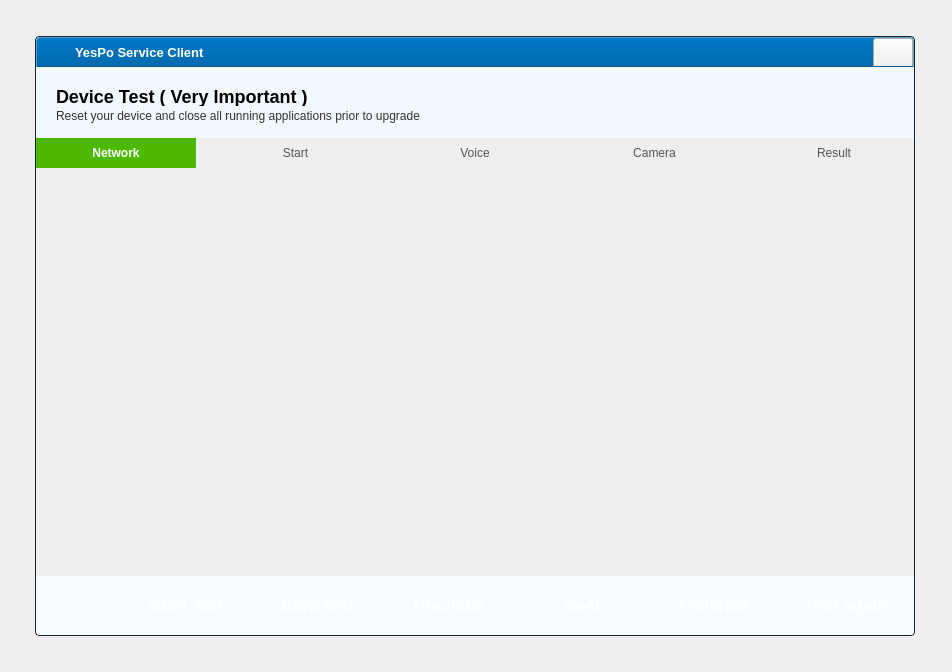
<?xml version="1.0" encoding="UTF-8"?>
<ui version="4.0">
 <class>ns::AudioNavigateDialog</class>
 <widget class="QDialog" name="ns::AudioNavigateDialog">
  <property name="geometry">
   <rect>
    <x>0</x>
    <y>0</y>
    <width>952</width>
    <height>672</height>
   </rect>
  </property>
  <property name="minimumSize">
   <size>
    <width>952</width>
    <height>672</height>
   </size>
  </property>
  <property name="maximumSize">
   <size>
    <width>952</width>
    <height>672</height>
   </size>
  </property>
  <property name="windowTitle">
   <string>YesPo Service Client</string>
  </property>
  <property name="windowOpacity">
   <double>1.000000000000000</double>
  </property>
  <property name="styleSheet">
   <string notr="true">* {
	font-family: Verdana, &quot;宋体&quot;, Arial, Sans-serif, Segoe UI, Tahoma;
}
#widgetOuter {
	border: 1px solid #17242D;
	border-radius: 4px;
}

#widgetInner {
	background: transparent;
/*	border: 1px solid rgba(88,168,219,249);*/
	border-radius: 4px;
}

/* css of caption */
#frameCaption {
	background: qlineargradient(x1: 0, y1: 0, x2: 0, y2: 1,stop: 0 #0078c7, stop: 1.0 #016aae);
	border-top-left-radius: 4px;
	border-top-right-radius: 4px;
	border-top: 1px solid #57A3D3;
	border-left: 1px solid #57A3D3;
	border-right: 1px solid #57A3D3;
    border-bottom: 1px solid #015c97;
}

#frameCaption #labelCaptionLogo {
	background-image: url(:/images/ui/logo.png);
	background-repeat: none;
	background-position: center;
	max-width: 32px;
	min-width: 32px;
	max-height: 32px;
	min-height: 32px;
}

#frameCaption #labelCaptionTitle {
	font-size: 13px;
	font-weight: bold;
	color: #ffffff;
}

#frameCaption #frameSystemMenu {
	border: 0px;
}

#frameCaption #frameSystemMenu #sysPanelContainer {
	border: 0px;
}

#frameCaption #pushButtonSystemClose {
	border-image: url(:/images/ui/caption_close.png);
}

#frameCaption #pushButtonSystemClose:hover {
	border-image: url(:/images/ui/caption_close_hover.png);
}

#frameCaption #pushButtonSystemClose:pressed {
	border-image: url(:/images/ui/caption_close_pressed.png);
}

/* end of css caption */

/*#stackedWidgetTest {
	border-bottom : 1px solid;
}*/

#window #widgetMain #stackedWidgetTest {
	border-bottom : 1px solid  #eff4f6;
}

#widgetWizardPanel {
	border-bottom-left-radius: 4px;
	border-bottom-right-radius: 4px;

	background: #F8FCFF;
}

#widgetTitle {
	background: #f2f9ff;
}

#widgetTitle #labelHint1 {
	font-size: 18px;
	font-weight: bold;
}

#widgetTitle #labelHint2 {
	font-size: 12px;
	color: #333333;
}

#widgetTab #labelTabForwardNetwork {
	background-image: url(:/images/ui/test_forward_active_left.png);
}

#labelTabForwardStart,#labelTabForwardVoice,#labelTabForwardCamera {
	background-image: url(:/images/ui/test_forward_inactive.png);
}

#widgetTab QPushButton {
	border: 0px;
	background : #eeeeee;
	color :  #555555;
}

#widgetTab QPushButton:checked {
	background: #4db800;
	color: #ffffff;
	font-weight : bold;
}

#widgetWizardPanel {
	background: #f7fcff;
}

#widgetWizardPanel QTextBrowser {
	background: transparent;
	border: 0px;
}

#widgetWizardPanel QPushButton {
	min-width: 134px;
	min-height: 36px;
	max-width: 134px;
	max-height: 36px;
	color: #ffffff;
	font-size: 17px;
	font-weight : bold;
}

#pushButtonTestStart,#pushButtonStopTest,#pushButtonNext,#pushButtonReTest {
	border-image: url(:/images/ui/test_next.png) 0 3 0 3;
	border-top: 0px transparent;
	border-right: 3px transparent;
	border-bottom: 0px transparent;
	border-left: 3px transparent;
}

#pushButtonTestStart:hover,#pushButtonStopTest:hover,#pushButtonNext:hover,#pushButtonReTest:hover {
	border-image: url(:/images/ui/test_next_hover.png) 0 3 0 3;
}

#pushButtonTestStart:pressed,#pushButtonStopTest:pressed,#pushButtonNext:pressed,#pushButtonReTest:pressed {
	border-image: url(:/images/ui/test_next_pressed.png) 0 3 0 3;
}

#pushButtonPrev {
	border-image: url(:/images/ui/test_prev.png) 0 3 0 3;
	border-top: 0px transparent;
	border-right: 3px transparent;
	border-bottom: 0px transparent;
	border-left: 3px transparent;
}

#pushButtonPrev:hover {
	border-image: url(:/images/ui/test_prev_hover.png) 0 3 0 3;
}

#pushButtonPrev:pressed {
	border-image: url(:/images/ui/test_prev_pressed.png) 0 3 0 3;
}

#pushButtonTestFinish {
	border-image: url(:/images/ui/test_finished.png) 0 3 0 3;
	border-top: 0px transparent;
	border-right: 3px transparent;
	border-bottom: 0px transparent;
	border-left: 3px transparent;
}

#pushButtonTestFinish:hover {
	border-image: url(:/images/ui/test_finished_hover.png) 0 3 0 3;
}

#pushButtonTestFinish:pressed {
	border-image: url(:/images/ui/test_finished_pressed.png) 0 3 0 3;
}
#widgetTab #tabNetQuality,#tabAudioStart {
	font-weight:blod;
}
#line {
	border : 1px solid #eff4f6;
}</string>
  </property>
  <layout class="QVBoxLayout" name="verticalLayout_3">
   <property name="margin">
    <number>35</number>
   </property>
   <item>
    <widget class="QWidget" name="widgetOuter" native="true">
     <property name="minimumSize">
      <size>
       <width>880</width>
       <height>600</height>
      </size>
     </property>
     <property name="maximumSize">
      <size>
       <width>880</width>
       <height>600</height>
      </size>
     </property>
     <layout class="QVBoxLayout" name="verticalLayout_2">
      <property name="margin">
       <number>1</number>
      </property>
      <item>
       <widget class="QWidget" name="widgetInner" native="true">
        <property name="minimumSize">
         <size>
          <width>878</width>
          <height>598</height>
         </size>
        </property>
        <property name="maximumSize">
         <size>
          <width>878</width>
          <height>598</height>
         </size>
        </property>
        <layout class="QVBoxLayout" name="verticalLayout_6">
         <property name="spacing">
          <number>0</number>
         </property>
         <property name="margin">
          <number>0</number>
         </property>
         <item>
          <widget class="QFrame" name="frameCaption">
           <property name="minimumSize">
            <size>
             <width>876</width>
             <height>30</height>
            </size>
           </property>
           <property name="maximumSize">
            <size>
             <width>16777215</width>
             <height>30</height>
            </size>
           </property>
           <property name="frameShape">
            <enum>QFrame::StyledPanel</enum>
           </property>
           <property name="frameShadow">
            <enum>QFrame::Raised</enum>
           </property>
           <layout class="QHBoxLayout" name="horizontalLayout_2">
            <property name="spacing">
             <number>6</number>
            </property>
            <property name="margin">
             <number>0</number>
            </property>
            <item>
             <widget class="QLabel" name="labelCaptionLogo">
              <property name="minimumSize">
               <size>
                <width>32</width>
                <height>32</height>
               </size>
              </property>
              <property name="text">
               <string/>
              </property>
             </widget>
            </item>
            <item>
             <widget class="QLabel" name="labelCaptionTitle">
              <property name="text">
               <string>YesPo Service Client</string>
              </property>
             </widget>
            </item>
            <item>
             <spacer name="horizontalSpacer">
              <property name="orientation">
               <enum>Qt::Horizontal</enum>
              </property>
              <property name="sizeHint" stdset="0">
               <size>
                <width>68</width>
                <height>20</height>
               </size>
              </property>
             </spacer>
            </item>
            <item>
             <widget class="QFrame" name="frameSystemMenu">
              <property name="minimumSize">
               <size>
                <width>0</width>
                <height>0</height>
               </size>
              </property>
              <property name="frameShape">
               <enum>QFrame::StyledPanel</enum>
              </property>
              <property name="frameShadow">
               <enum>QFrame::Raised</enum>
              </property>
              <layout class="QVBoxLayout" name="verticalLayout">
               <property name="spacing">
                <number>0</number>
               </property>
               <property name="margin">
                <number>0</number>
               </property>
               <item>
                <widget class="QFrame" name="sysPanelContainer">
                 <property name="minimumSize">
                  <size>
                   <width>0</width>
                   <height>0</height>
                  </size>
                 </property>
                 <property name="frameShape">
                  <enum>QFrame::StyledPanel</enum>
                 </property>
                 <property name="frameShadow">
                  <enum>QFrame::Raised</enum>
                 </property>
                 <layout class="QHBoxLayout" name="horizontalLayout">
                  <property name="spacing">
                   <number>0</number>
                  </property>
                  <property name="margin">
                   <number>0</number>
                  </property>
                  <item>
                   <widget class="QPushButton" name="pushButtonSystemClose">
                    <property name="minimumSize">
                     <size>
                      <width>35</width>
                      <height>36</height>
                     </size>
                    </property>
                    <property name="maximumSize">
                     <size>
                      <width>16777215</width>
                      <height>16777215</height>
                     </size>
                    </property>
                    <property name="cursor">
                     <cursorShape>PointingHandCursor</cursorShape>
                    </property>
                    <property name="focusPolicy">
                     <enum>Qt::NoFocus</enum>
                    </property>
                    <property name="text">
                     <string/>
                    </property>
                   </widget>
                  </item>
                 </layout>
                </widget>
               </item>
               <item>
                <spacer name="verticalSpacer">
                 <property name="orientation">
                  <enum>Qt::Vertical</enum>
                 </property>
                 <property name="sizeHint" stdset="0">
                  <size>
                   <width>20</width>
                   <height>40</height>
                  </size>
                 </property>
                </spacer>
               </item>
              </layout>
             </widget>
            </item>
           </layout>
           <zorder>labelCaptionTitle</zorder>
           <zorder>labelCaptionLogo</zorder>
           <zorder>frameSystemMenu</zorder>
          </widget>
         </item>
         <item>
          <widget class="QWidget" name="widgetMain" native="true">
           <layout class="QVBoxLayout" name="verticalLayout_5">
            <property name="spacing">
             <number>0</number>
            </property>
            <property name="margin">
             <number>0</number>
            </property>
            <item>
             <widget class="QWidget" name="widgetTitle" native="true">
              <property name="minimumSize">
               <size>
                <width>0</width>
                <height>71</height>
               </size>
              </property>
              <property name="maximumSize">
               <size>
                <width>16777215</width>
                <height>71</height>
               </size>
              </property>
              <layout class="QVBoxLayout" name="verticalLayout_4">
               <property name="spacing">
                <number>3</number>
               </property>
               <property name="leftMargin">
                <number>20</number>
               </property>
               <property name="topMargin">
                <number>20</number>
               </property>
               <property name="bottomMargin">
                <number>15</number>
               </property>
               <item>
                <widget class="QLabel" name="labelHint1">
                 <property name="text">
                  <string>Device Test ( Very Important )</string>
                 </property>
                </widget>
               </item>
               <item>
                <widget class="QLabel" name="labelHint2">
                 <property name="text">
                  <string>Reset your device and close all running applications prior to upgrade</string>
                 </property>
                </widget>
               </item>
              </layout>
             </widget>
            </item>
            <item>
             <widget class="QWidget" name="widgetTab" native="true">
              <property name="minimumSize">
               <size>
                <width>0</width>
                <height>30</height>
               </size>
              </property>
              <property name="maximumSize">
               <size>
                <width>16777215</width>
                <height>30</height>
               </size>
              </property>
              <layout class="QHBoxLayout" name="horizontalLayout_3">
               <property name="spacing">
                <number>0</number>
               </property>
               <property name="margin">
                <number>0</number>
               </property>
               <item>
                <widget class="QPushButton" name="tabNetQuality">
                 <property name="minimumSize">
                  <size>
                   <width>0</width>
                   <height>30</height>
                  </size>
                 </property>
                 <property name="text">
                  <string>Network</string>
                 </property>
                 <property name="checkable">
                  <bool>true</bool>
                 </property>
                 <property name="checked">
                  <bool>true</bool>
                 </property>
                </widget>
               </item>
               <item>
                <widget class="QLabel" name="labelTabForwardNetwork">
                 <property name="minimumSize">
                  <size>
                   <width>19</width>
                   <height>30</height>
                  </size>
                 </property>
                 <property name="maximumSize">
                  <size>
                   <width>19</width>
                   <height>30</height>
                  </size>
                 </property>
                 <property name="text">
                  <string/>
                 </property>
                </widget>
               </item>
               <item>
                <widget class="QPushButton" name="tabAudioStart">
                 <property name="minimumSize">
                  <size>
                   <width>0</width>
                   <height>30</height>
                  </size>
                 </property>
                 <property name="text">
                  <string>Start</string>
                 </property>
                 <property name="checkable">
                  <bool>true</bool>
                 </property>
                 <property name="checked">
                  <bool>false</bool>
                 </property>
                </widget>
               </item>
               <item>
                <widget class="QLabel" name="labelTabForwardStart">
                 <property name="minimumSize">
                  <size>
                   <width>19</width>
                   <height>30</height>
                  </size>
                 </property>
                 <property name="maximumSize">
                  <size>
                   <width>19</width>
                   <height>30</height>
                  </size>
                 </property>
                 <property name="text">
                  <string/>
                 </property>
                </widget>
               </item>
               <item>
                <widget class="QPushButton" name="tabVoice">
                 <property name="minimumSize">
                  <size>
                   <width>0</width>
                   <height>30</height>
                  </size>
                 </property>
                 <property name="text">
                  <string>Voice</string>
                 </property>
                 <property name="checkable">
                  <bool>true</bool>
                 </property>
                </widget>
               </item>
               <item>
                <widget class="QLabel" name="labelTabForwardVoice">
                 <property name="minimumSize">
                  <size>
                   <width>19</width>
                   <height>30</height>
                  </size>
                 </property>
                 <property name="maximumSize">
                  <size>
                   <width>19</width>
                   <height>30</height>
                  </size>
                 </property>
                 <property name="text">
                  <string/>
                 </property>
                </widget>
               </item>
               <item>
                <widget class="QPushButton" name="tabCamera">
                 <property name="minimumSize">
                  <size>
                   <width>0</width>
                   <height>30</height>
                  </size>
                 </property>
                 <property name="text">
                  <string>Camera</string>
                 </property>
                 <property name="checkable">
                  <bool>true</bool>
                 </property>
                </widget>
               </item>
               <item>
                <widget class="QLabel" name="labelTabForwardCamera">
                 <property name="minimumSize">
                  <size>
                   <width>19</width>
                   <height>30</height>
                  </size>
                 </property>
                 <property name="maximumSize">
                  <size>
                   <width>19</width>
                   <height>30</height>
                  </size>
                 </property>
                 <property name="text">
                  <string/>
                 </property>
                </widget>
               </item>
               <item>
                <widget class="QPushButton" name="tabAudioFinish">
                 <property name="minimumSize">
                  <size>
                   <width>0</width>
                   <height>30</height>
                  </size>
                 </property>
                 <property name="text">
                  <string>Result</string>
                 </property>
                 <property name="checkable">
                  <bool>true</bool>
                 </property>
                </widget>
               </item>
              </layout>
             </widget>
            </item>
            <item>
             <widget class="QStackedWidget" name="stackedWidgetTest">
              <widget class="ns::TestNetwork" name="testNetwork"/>
              <widget class="ns::TestDeviceStart" name="testDeviceStart"/>
              <widget class="ns::TestVoice" name="testVoice"/>
              <widget class="ns::TestCamera" name="testCamera"/>
              <widget class="ns::TestDeviceFinished" name="testDeviceFinished"/>
             </widget>
            </item>
            <item>
             <widget class="QWidget" name="widgetWizardPanel" native="true">
              <property name="minimumSize">
               <size>
                <width>0</width>
                <height>59</height>
               </size>
              </property>
              <property name="maximumSize">
               <size>
                <width>16777215</width>
                <height>59</height>
               </size>
              </property>
              <layout class="QHBoxLayout" name="horizontalLayout_4" stretch="1,0,0,0,0,0,0,0">
               <item>
                <widget class="QTextBrowser" name="textBrowserHint">
                 <property name="minimumSize">
                  <size>
                   <width>0</width>
                   <height>23</height>
                  </size>
                 </property>
                 <property name="maximumSize">
                  <size>
                   <width>16777215</width>
                   <height>23</height>
                  </size>
                 </property>
                </widget>
               </item>
               <item>
                <spacer name="horizontalSpacer_2">
                 <property name="orientation">
                  <enum>Qt::Horizontal</enum>
                 </property>
                 <property name="sizeHint" stdset="0">
                  <size>
                   <width>6</width>
                   <height>20</height>
                  </size>
                 </property>
                </spacer>
               </item>
               <item>
                <widget class="QPushButton" name="pushButtonTestStart">
                 <property name="cursor">
                  <cursorShape>PointingHandCursor</cursorShape>
                 </property>
                 <property name="text">
                  <string>Start test</string>
                 </property>
                </widget>
               </item>
               <item>
                <widget class="QPushButton" name="pushButtonStopTest">
                 <property name="cursor">
                  <cursorShape>PointingHandCursor</cursorShape>
                 </property>
                 <property name="text">
                  <string>Stop test</string>
                 </property>
                </widget>
               </item>
               <item>
                <widget class="QPushButton" name="pushButtonPrev">
                 <property name="enabled">
                  <bool>false</bool>
                 </property>
                 <property name="text">
                  <string>Previous</string>
                 </property>
                </widget>
               </item>
               <item>
                <widget class="QPushButton" name="pushButtonNext">
                 <property name="cursor">
                  <cursorShape>PointingHandCursor</cursorShape>
                 </property>
                 <property name="text">
                  <string>Next</string>
                 </property>
                </widget>
               </item>
               <item>
                <widget class="QPushButton" name="pushButtonTestFinish">
                 <property name="cursor">
                  <cursorShape>PointingHandCursor</cursorShape>
                 </property>
                 <property name="text">
                  <string>Finished</string>
                 </property>
                </widget>
               </item>
               <item>
                <widget class="QPushButton" name="pushButtonReTest">
                 <property name="cursor">
                  <cursorShape>PointingHandCursor</cursorShape>
                 </property>
                 <property name="text">
                  <string>Test again</string>
                 </property>
                </widget>
               </item>
              </layout>
             </widget>
            </item>
           </layout>
          </widget>
         </item>
        </layout>
       </widget>
      </item>
     </layout>
    </widget>
   </item>
  </layout>
 </widget>
 <customwidgets>
  <customwidget>
   <class>ns::TestNetwork</class>
   <extends>QWidget</extends>
   <header>testnetwork.h</header>
   <container>1</container>
  </customwidget>
  <customwidget>
   <class>ns::TestDeviceStart</class>
   <extends>QWidget</extends>
   <header>testdevicestart.h</header>
   <container>1</container>
  </customwidget>
  <customwidget>
   <class>ns::TestVoice</class>
   <extends>QWidget</extends>
   <header>testvoice.h</header>
   <container>1</container>
  </customwidget>
  <customwidget>
   <class>ns::TestCamera</class>
   <extends>QWidget</extends>
   <header>testcamera.h</header>
   <container>1</container>
  </customwidget>
  <customwidget>
   <class>ns::TestDeviceFinished</class>
   <extends>QWidget</extends>
   <header>testdevicefinished.h</header>
   <container>1</container>
  </customwidget>
 </customwidgets>
 <resources>
  <include location="translator.qrc"/>
 </resources>
 <connections>
  <connection>
   <sender>pushButtonSystemClose</sender>
   <signal>clicked()</signal>
   <receiver>ns::AudioNavigateDialog</receiver>
   <slot>close()</slot>
   <hints>
    <hint type="sourcelabel">
     <x>895</x>
     <y>19</y>
    </hint>
    <hint type="destinationlabel">
     <x>457</x>
     <y>269</y>
    </hint>
   </hints>
  </connection>
 </connections>
 <slots>
  <signal>loginStarted()</signal>
  <signal>loginSucceeded()</signal>
  <signal>loginFailed()</signal>
  <slot>login()</slot>
 </slots>
</ui>
